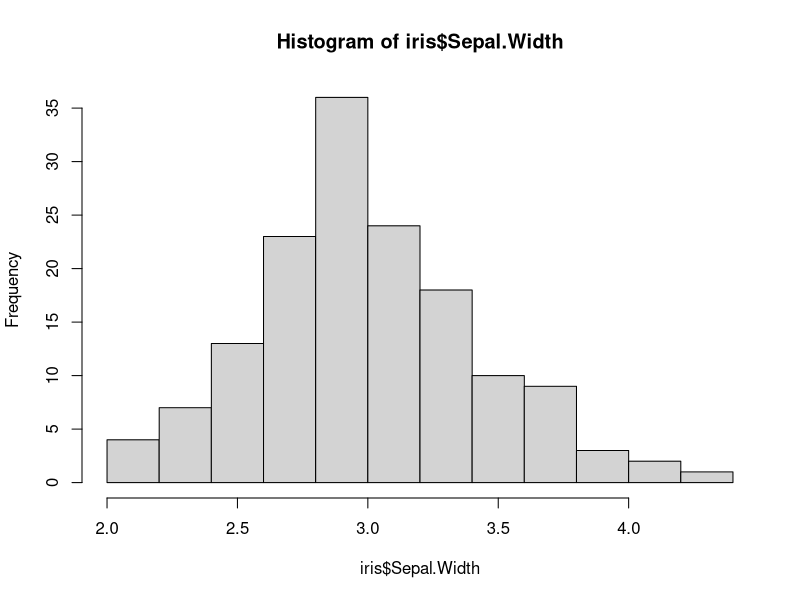
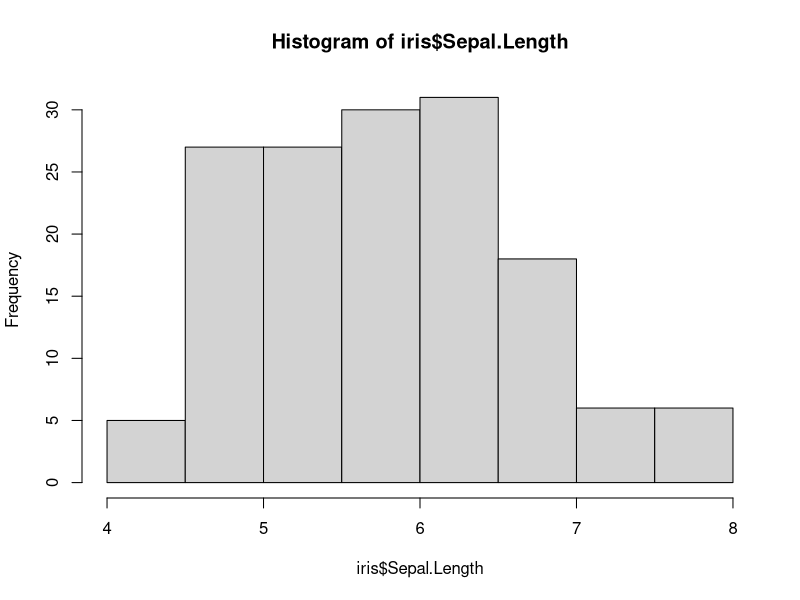
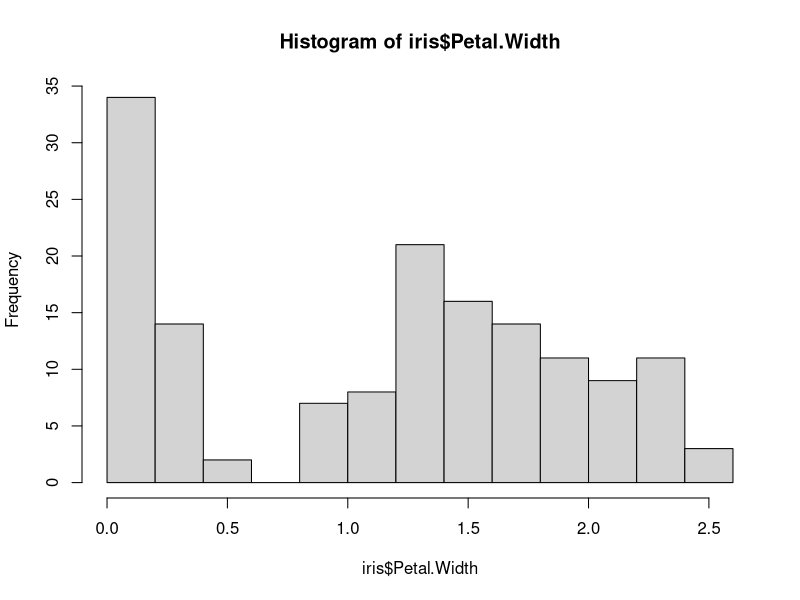
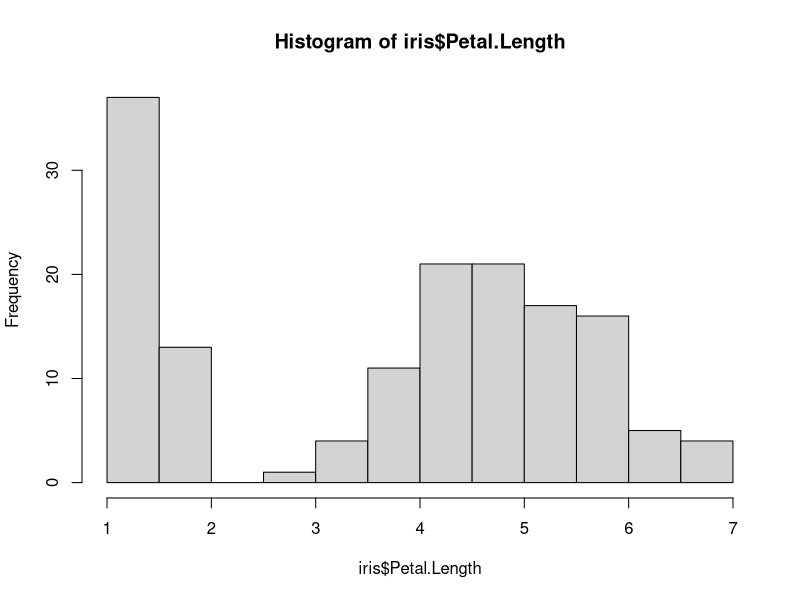

R code for these plots, in order:
shapiro.test(iris$Sepal.Width)
shapiro.test(iris$Petal.Width)
shapiro.test(iris$Sepal.Length)

hist(iris$Sepal.Width)
hist(iris$Sepal.Length)

cor(iris$Sepal.Width , iris$Sepal.Length , method = "pearson")

cor.test(iris$Sepal.Width , iris$Sepal.Length , method = "pearson")

hist(iris$Petal.Width)
hist(iris$Petal.Length)

cor.test(iris$Petal.Width , iris$Petal.Length , method = "kendall")

x <-  c(2,3,4,1,1,3,4,5,1,2,2,3)
y <-  c(3,4,4,2,1,2,5,3,1,3,3,2)

cor.test(x , y , method = "spearman" )

cov(iris$Sepal.Length , iris$Sepal.Width)
cov(iris$Petal.Length , iris$Petal.Width)